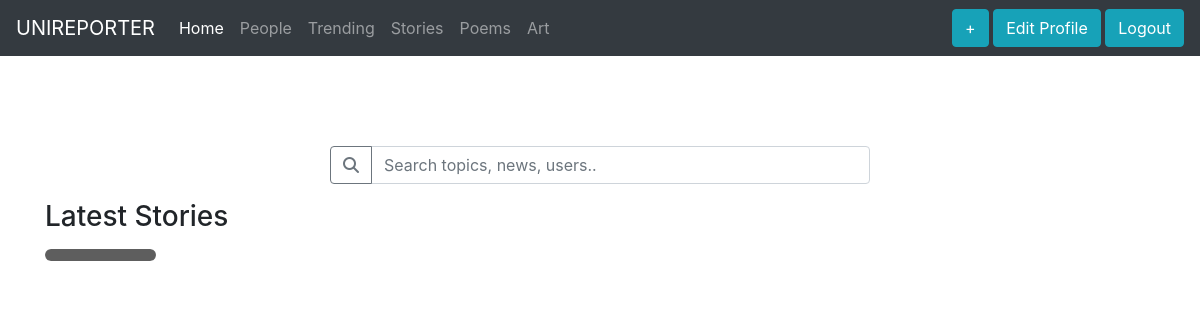
/account/stories/ (signed in), run on an earlier commit of the app's database.
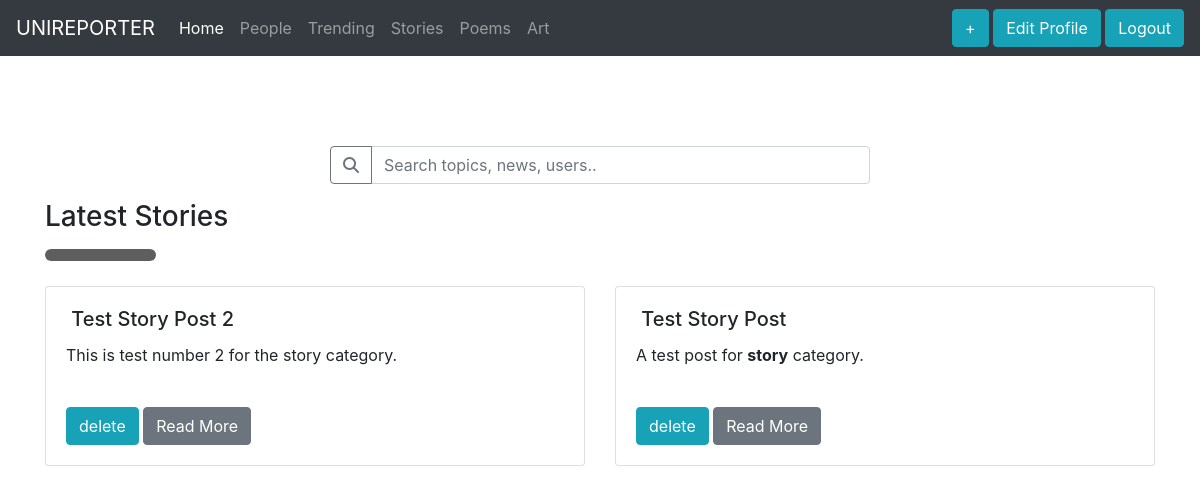
And on a later commit of the database.
### reports/models.py (models this page shows, shortened)
class Report(models.Model):
	category_choices = (
		('story','Story'),
		('report','Reports'),
		('poems','Poems'),
		('art','Art'),
		)
	user = models.ForeignKey(settings.AUTH_USER_MODEL, related_name='reports_created', on_delete=models.CASCADE)
	title = models.CharField(max_length=1000)
	slug = models.SlugField(max_length=200, blank=True)
	url = models.URLField()
	category = models.CharField(max_length=100, choices=category_choices, default='report')
	content = HTMLField('Content')
	created = models.DateField(auto_now_add=True, db_index=True)
	users_liked = models.ManyToManyField(settings.AUTH_USER_MODEL, related_name='reports_liked', blank=True)
	class Meta:
		ordering = ('-created',)
	def get_absolute_url(self):
		return reverse('reports:detail', args=[self.id, self.slug])

### account/views.py (the view)
# urls.py: path('stories/', views.story, name='story_home'),
@login_required
def story(request):
	st = Report.objects.all().filter(category='story')
	st.reverse()
	return render(request, 'account/stories.html', {'section': 'stories', 'stories':st})

### account/templates/account/stories.html (shortened to what this page needs)
{% extends "base.html" %}
{% load staticfiles%}
{% block content %}
	 <div class="text-center search">
    	<div class="input-group mb-3 search">
    	  <div class="input-group-prepend">
    	    <button class="btn btn-outline-secondary" type="button" id="button-addon1">
                <i class="fas fa-search" aria-hidden="true"></i></button>
    	  </div>
    	  <input type="text" class="form-control" placeholder="Search topics, news, users.." aria-label="Search" aria-describedby="button-addon1">
    	</div>
	</div>
    <div class="container">
    	<h3>Latest Stories</h3>
    	<img src="{% static "Rectangle 6.png"%}" width="10%">
        <div class="row">
        {% for story in stories %}
            <div class="col-sm-6">
                <div class="card" style="margin-bottom: 20px;">
                  <div class="card-body">
                    <h5 class="card-title"><img class="rounded-circle" alt="" src="{{MEDIA_URL}}{{ report.photo.url }}"
                    data-holder-rendered="true" width="50px">  {{story.title}}</h5>
                    {{story.content|safe|truncatewords:20}}<br>
                    {% if story.user == request.user %}
                        <a class="btn btn-info" href="{% url 'reports:delete' story.id story.slug %}">delete</a>
                    {% endif %}
                    <a href="{{ story.get_absolute_url }}" class="btn btn-secondary">Read More</a>
                  </div>
                </div>
              </div>
        {% endfor %}
    </div>
	</div>
{% endblock %}

### account/templates/base.html (shortened to what this page needs)
{% load staticfiles %}
<!DOCTYPE html>
<html>
<head>
	<link rel="stylesheet" type="text/css" href="{% static "css/base.css" %}">
	<link href="https://stackpath.bootstrapcdn.com/bootstrap/4.3.1/css/bootstrap.min.css" rel="stylesheet">
</head>
<body>
	<nav class="navbar navbar-expand-lg navbar-dark bg-dark">
	  <a class="navbar-brand" href="#">UNIREPORTER</a>
	  <div class="collapse navbar-collapse" id="navbarSupportedContent">
	      <ul class="navbar-nav mr-auto">
		      <li class="nav-item active">
		        <a class="nav-link" href="{% url "home" %}">Home</a>
		      </li>
		      {% if request.user.is_authenticated %}
			      <li class="nav-item">
			        <a class="nav-link" href="{% url 'user_list' %}">People</i></a>
			      </li>
			      <li class="nav-item">
			        <a class="nav-link" href="#">Trending</a>
			      </li>
			      <li class="nav-item">
			        <a class="nav-link" href="{% url 'story_home' %}">Stories<span  class="sr-only">{% if section == "stories" %}(current){% endif %}</span></a>
			      </li>
			      <li class="nav-item">
			        <a class="nav-link" href="{% url 'poems_home' %}">Poems</a>
			      </li>
			      <li class="nav-item">
			        <a class="nav-link" href="{% url 'arts_home' %}">Art</a>
			      </li>
		      {% endif %}
	      </ul>
	      <ul class="navbar-nav">
		      <li class="nav-item">
		      	{% if request.user.is_authenticated %}
		      		<a href="{% url 'reports:create' %}" class="btn btn-info" role="button" aria-pressed="true">+</a>
		      		<a href="{% url "edit" %}" class="btn btn-info" role="button" aria-pressed="true">Edit Profile</a>
		      		<a href="{% url "logout" %}" class="btn btn-info" role="button" aria-pressed="true">Logout</a>
	      		{% else %}
	      			<a href="{% url "login" %}" class="btn btn-info" role="button" aria-pressed="true">Login</a>
		      	{% endif %}
		      </li>
	      </ul>
	    </div>
	</nav>
	{% block content %}
	{% endblock %}
</body>
</html>

### account/static/css/base.css (style rules this page uses)
.navbar-brand, .white { color: white; }
.search { width: 45%; margin-left: AUTO; margin-right: auto; margin-top: 90px; }
.row { margin-top: 20px; }

What changed in the data, as far as the page shows it:
added Report: title "Test Story Post 2", content "This is test number 2 for the story category.", shows "delete"
added Report: title "Test Story Post", content "A test post for story category.", shows "delete"
